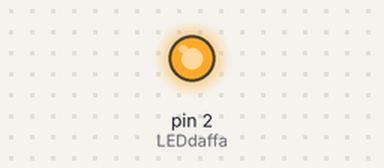
A sketch run on a simulated Arduino Uno, built with avr-gcc and run on an emulated ATmega328P. Shown: output pins drawn as LEDs (lit = HIGH).

Above: at 1.0 s.
At 3.0 s:
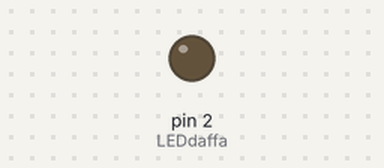
Timing chart, 0 to 5.2 s (numbered marks = the images above):
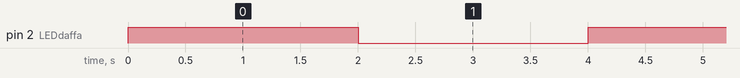

Measured:
- by itself, pin 2 (LEDdaffa): alternates HIGH for 2.0 s and LOW for 2.0 s

The sketch:

coba_coba.ino
```cpp
int LEDdaffa = 2;
void setup() {
  pinMode(LEDdaffa,OUTPUT);

}

void loop() {
  digitalWrite(LEDdaffa,HIGH);
  delay(2000);
  digitalWrite(LEDdaffa,
  LOW);
  delay(2000);
}
```
